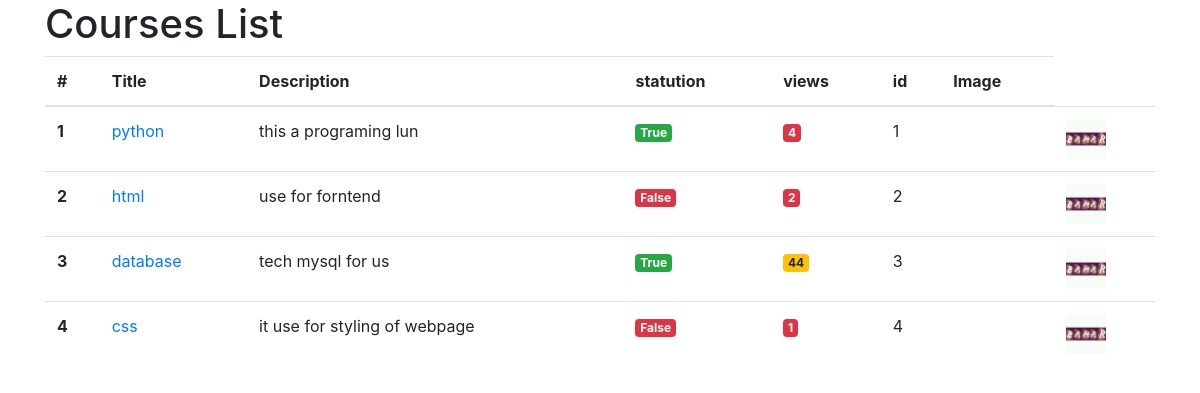
Before: /course/list with the older database file.
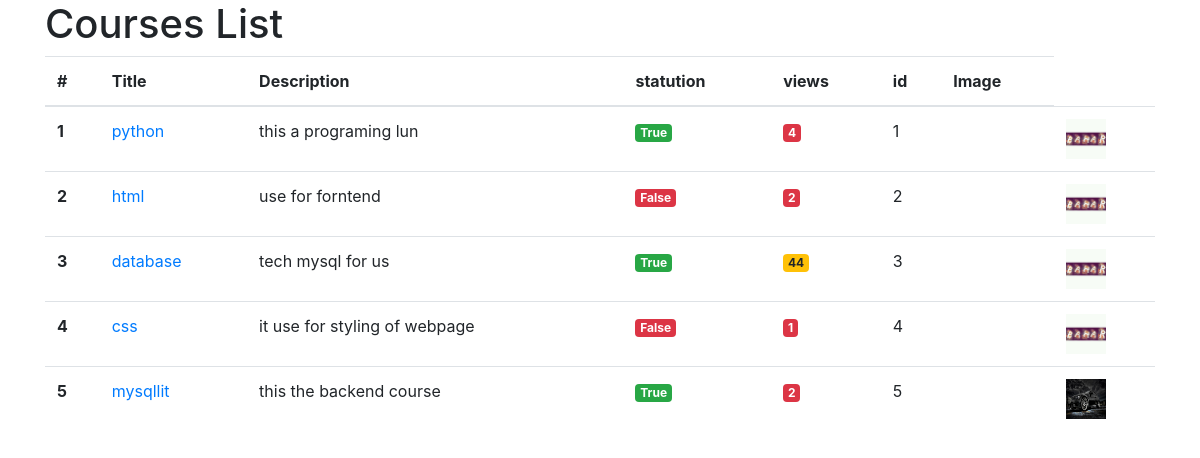
After: the same page with the newer database file.
### courses_app/models.py (models this page shows, shortened)
class Course(models.Model):
    title = models.CharField(max_length=50)
    description = models.TextField()
    statution = models.BooleanField(default=True)
    views = models.IntegerField(default=0)
    image = models.ImageField(null=True , upload_to="codeyad")

### courses_app/views.py (the view)
# urls.py: path('list' , views.courses_list),
def courses_list(request):
    courses = Course.objects.all()
    return render(request , "courses_app/courses_list.html", context={'courses' : courses})

### courses_app/templates/courses_app/courses_list.html (shortened to what this page needs)
{% load static %}
<!DOCTYPE html>
<html lang="en">
<head>
  <link rel="stylesheet" href="https://cdn.jsdelivr.net/npm/bootstrap@4.6.2/dist/css/bootstrap.min.css">
</head>
<body>
  <div class="container">
      <h1>Courses List</h1>
      <table class="table">
        <thead>
          <tr>
            <th scope="col">#</th>
            <th scope="col">Title</th>
            <th scope="col">Description</th>
            <th scope="col">statution</th>
            <th scope="col">views</th>
            <th scope="col">id</th>
             <th scope="col">Image</th>
          </tr>
        </thead>
        <tbody>
          {% for course in courses %}
          <tr>
           <th scope="row">{{forloop.counter}}</th>
           <td><a href="/course/detail/{{course.id}}">{{course.title}}</a></td>
           <td>{{course.description}}</td>
           <td>
              {% if course.statution == True %}
              <span class="badge badge-success"> {{ course.statution}}</span>
              {% elif course.statution == False %}
              <span class="badge badge-danger">{{course.statution}}</span>
              {% endif %}
           </td>
           <td>
            {% if course.views >= 100 %}
            <span class="badge badge-success"> {{ course.views}}</span>
            {% elif course.views >= 25 %}
             <span class="badge badge-warning"> {{ course.views}}</span>
            {% else  %}
                <span class="badge badge-danger"> {{ course.views}}</span>
            {% endif %}
           </td>
           <td>{{course.id}}</td>
            <td>
              {% if not course.image %}
               <td><img style="width: 40px; height: 40px;" src="{% static 'courses_app/img/default.jpg' %}" alt=""></td>
              {% else %}
               <td> <img style="width: 40px; height: 40px;" src="{{ course.image.url }}" alt=""></td>
              {% endif %}
            </td>
          </tr>
          {% endfor %}
        </tbody>
      </table>
  </div>
</body>
</html>

Changed rows visible on the page:
added Course: title "mysqllit", description "this the backend course", statution "True", views "2", id "5", image (picture)
